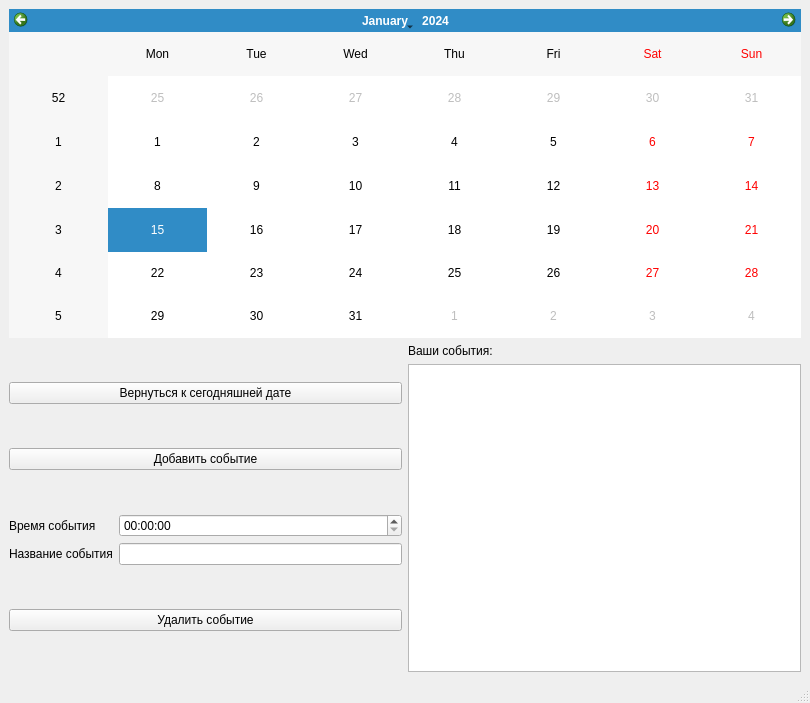
<?xml version="1.0" encoding="UTF-8"?>
<ui version="4.0">
 <class>MainWindow</class>
 <widget class="QMainWindow" name="MainWindow">
  <property name="geometry">
   <rect>
    <x>0</x>
    <y>0</y>
    <width>810</width>
    <height>703</height>
   </rect>
  </property>
  <property name="windowTitle">
   <string>Умный календарь</string>
  </property>
  <widget class="QWidget" name="centralwidget">
   <layout class="QVBoxLayout" name="verticalLayout_2">
    <item>
     <widget class="QCalendarWidget" name="calendarWidget"/>
    </item>
    <item>
     <layout class="QHBoxLayout" name="horizontalLayout">
      <item>
       <layout class="QVBoxLayout" name="verticalLayout">
        <item>
         <widget class="QPushButton" name="returnDateBtn">
          <property name="text">
           <string>Вернуться к сегодняшней дате</string>
          </property>
         </widget>
        </item>
        <item>
         <widget class="QPushButton" name="addEventBtn">
          <property name="text">
           <string>Добавить событие</string>
          </property>
         </widget>
        </item>
        <item>
         <layout class="QGridLayout" name="gridLayout">
          <item row="1" column="1">
           <widget class="QLineEdit" name="lineEdit"/>
          </item>
          <item row="0" column="1">
           <widget class="QTimeEdit" name="timeEdit"/>
          </item>
          <item row="1" column="0">
           <widget class="QLabel" name="label_2">
            <property name="text">
             <string>Название события</string>
            </property>
           </widget>
          </item>
          <item row="0" column="0">
           <widget class="QLabel" name="label">
            <property name="text">
             <string>Время события</string>
            </property>
           </widget>
          </item>
         </layout>
        </item>
        <item>
         <widget class="QPushButton" name="deleteEventBtn">
          <property name="text">
           <string>Удалить событие</string>
          </property>
         </widget>
        </item>
       </layout>
      </item>
      <item>
       <layout class="QVBoxLayout" name="verticalLayout_3">
        <item>
         <widget class="QLabel" name="label_3">
          <property name="text">
           <string>Ваши события:</string>
          </property>
         </widget>
        </item>
        <item>
         <widget class="QListWidget" name="listWidget"/>
        </item>
       </layout>
      </item>
     </layout>
    </item>
   </layout>
  </widget>
  <widget class="QStatusBar" name="statusBar"/>
 </widget>
 <resources/>
 <connections/>
</ui>
